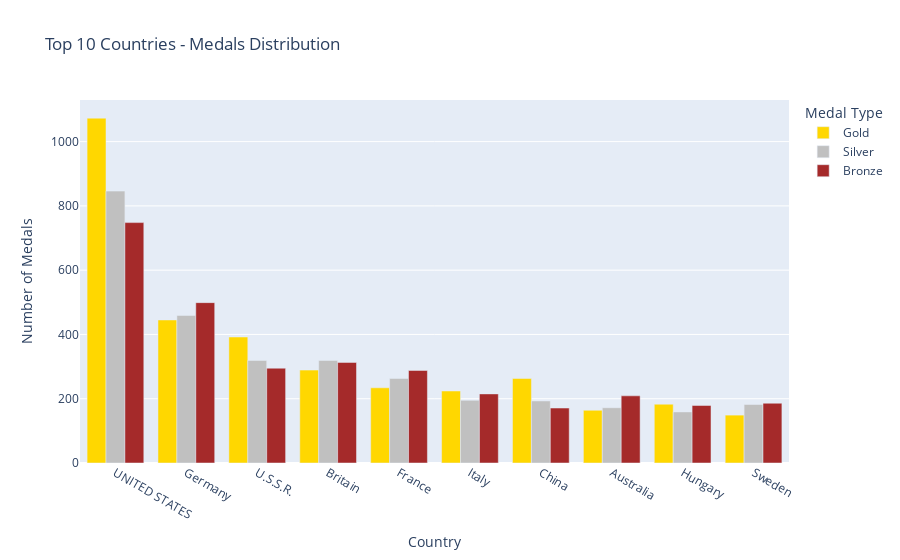

Notebook code for this chart:
### Markdown cell above
Top 10 countries with the most medals :

### Code cell
# same graph but top 10 countries with the most medals
fig = px.bar(medals_by_country.sort_values('Total', ascending=False).head(10),
             x=medals_by_country.sort_values('Total', ascending=False).head(10).index,
             y=['Gold', 'Silver', 'Bronze'],
             color_discrete_map={'Gold': 'gold', 'Silver': 'silver', 'Bronze': 'brown'},
             title='Top 10 Countries - Medals Distribution',
             labels={'value': 'Number of Medals', 'variable': 'Medal Type'},
             barmode='group')
fig.update_xaxes(title_text='Country')
fig.show()

### Figure 1 — Plotly figure (JSON) as saved in the notebook; plotly's stock layout.template omitted (floating-point values rounded to 4 significant figures)
{"data": [{"alignmentgroup": "True", "hovertemplate": "Medal Type=Gold<br>x=%{x}<br>Number of Medals=%{y}<extra></extra>", "legendgroup": "Gold", "marker": {"color": "gold", "pattern": {"shape": ""}}, "name": "Gold", "offsetgroup": "Gold", "orientation": "v", "showlegend": true, "textposition": "auto", "type": "bar", "x": ["UNITED STATES", "Germany", "U.S.S.R.", "Britain", "France", "Italy", "China", "Australia", "Hungary", "Sweden"], "xaxis": "x", "y": [1073, 445, 392, 289, 234, 224, 263, 164, 183, 149], "yaxis": "y"}, {"alignmentgroup": "True", "hovertemplate": "Medal Type=Silver<br>x=%{x}<br>Number of Medals=%{y}<extra></extra>", "legendgroup": "Silver", "marker": {"color": "silver", "pattern": {"shape": ""}}, "name": "Silver", "offsetgroup": "Silver", "orientation": "v", "showlegend": true, "textposition": "auto", "type": "bar", "x": ["UNITED STATES", "Germany", "U.S.S.R.", "Britain", "France", "Italy", "China", "Australia", "Hungary", "Sweden"], "xaxis": "x", "y": [846, 459, 319, 319, 263, 195, 193, 172, 159, 182], "yaxis": "y"}, {"alignmentgroup": "True", "hovertemplate": "Medal Type=Bronze<br>x=%{x}<br>Number of Medals=%{y}<extra></extra>", "legendgroup": "Bronze", "marker": {"color": "brown", "pattern": {"shape": ""}}, "name": "Bronze", "offsetgroup": "Bronze", "orientation": "v", "showlegend": true, "textposition": "auto", "type": "bar", "x": ["UNITED STATES", "Germany", "U.S.S.R.", "Britain", "France", "Italy", "China", "Australia", "Hungary", "Sweden"], "xaxis": "x", "y": [748, 499, 295, 313, 288, 215, 171, 209, 179, 186], "yaxis": "y"}], "layout": {"barmode": "group", "legend": {"title": {"text": "Medal Type"}, "tracegroupgap": 0}, "title": {"text": "Top 10 Countries - Medals Distribution"}, "xaxis": {"anchor": "y", "domain": [0, 1], "title": {"text": "Country"}}, "yaxis": {"anchor": "x", "domain": [0, 1], "title": {"text": "Number of Medals"}}}}
